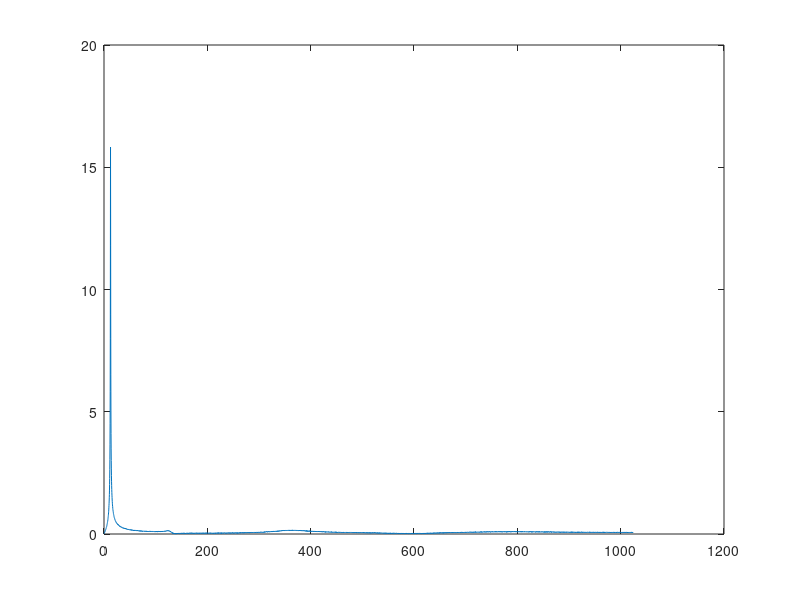

Write the MATLAB code that produced this figure. (Note: this script raises an error after producing the figure.)
clear all
close all 
clc

load('VDeXpiLab1_2022413_143.mat')

I=(Data.Section(1)*Data.Section(2)^3)/12;   %moment of inertia section
k=(Data.Section(1)*(Data.Section(2)^3)*Data.ElasticMod)/(4*Data.L^3);  %flexural stiffness
mu=Data.Density*Data.Section(1)*Data.Section(2);
beam_mass=Data.Section(1)*Data.Section(2)*Data.L*Data.Density;    %mass of the beam in kg
added_mass=0.2;     %added mass on the tip in kg
beta=[1.296, 4.050, 7.147]./Data.L;     %constant for 3 modes CORRECTED FOR THE MASS ON THE TIP
w=sqrt((beta.^4)*Data.ElasticMod*I./mu);


fs=2048;    %sampling frequency
X=fft(Out.Acc(1,:));
n=length(Out.Time);
f=linspace(0,fs/2,round(n/2));


X=abs(2*(X(1:round(n/2)))/n);
X(1)=X(1)/2;

figure
plot(f,X)
hold on
for i=1:length(w)
xline(w(i)/(2*pi),'r');
end
title('FFT added mass')
xlabel('frequency(Hz)')
ylabel('amplitude')
legend('experimental data','theoretical frequencies')
hold on

w_err=abs(100*(w-(2*pi*[12.6, 124.4, 367]))./(2*pi*[12.6, 124.4, 367]));   %error percentage